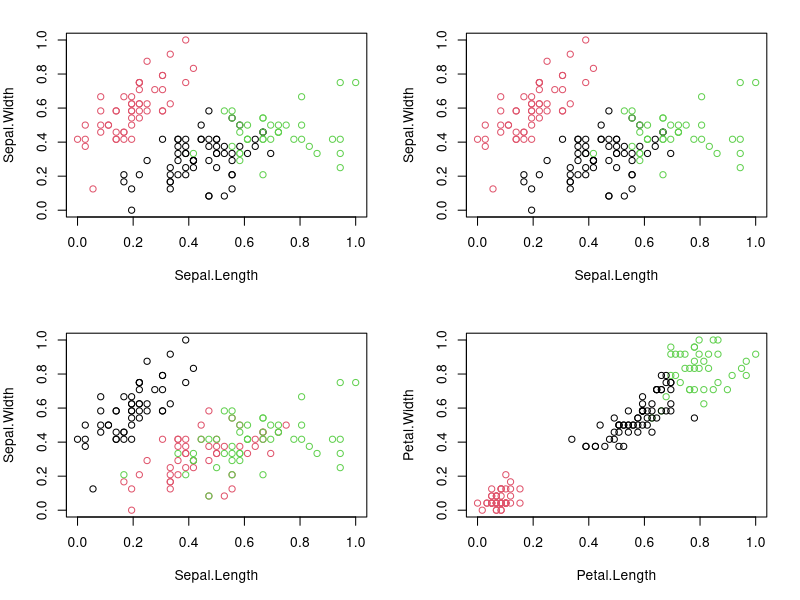
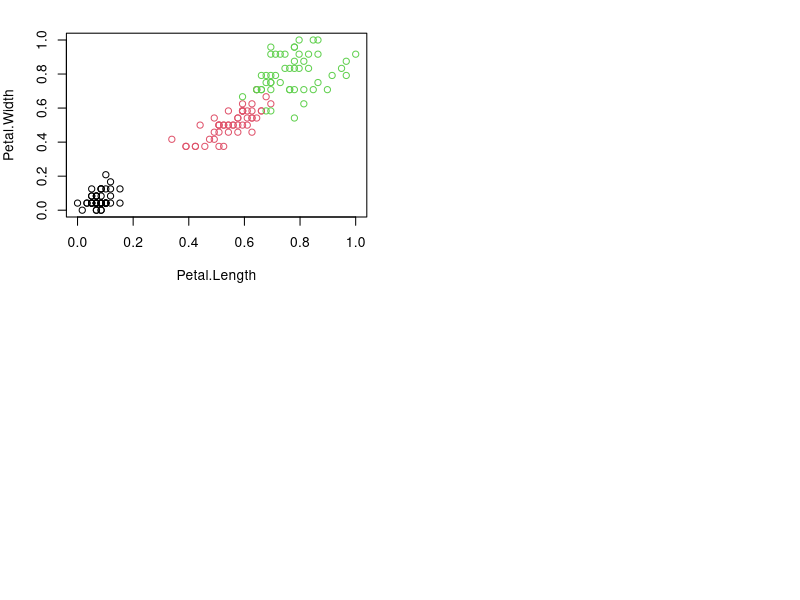

R code for these plots, in order:
#From the given 'Iris' dataset, predict the optimum number of clusters and represent it visually.
#1. Loading the Iris dataset
datasets::iris #to load iris dataset
str(iris) #to view structure of dataset
summary(iris) #statiscal summary of the dataset
head(iris) #to view top rows of dataset

#2. Preprocessing of data- Since the clusterng is an unsupervised learning method
#we will not require class label output during execution of algorithm and hence remove
#Class attribute 'Species'and store in another variable and normalize attributes between 0 and 1 
#using our own function

iris.newset<-iris[,c(1,2,3,4)]
iris.classset<-iris[,"Species"]
head(iris.newset)
head(iris.classset)

normalize<-function(x){
  return((x-min(x))/(max(x)-min(x)))
  }

iris.newset$Sepal.Length<-normalize(iris.newset$Sepal.Length)
iris.newset$Sepal.Width<-normalize(iris.newset$Sepal.Width)
iris.newset$Petal.Length<-normalize(iris.newset$Petal.Length)
iris.newset$Petal.Width<-normalize(iris.newset$Petal.Width)
head(iris.newset)


#3.Apply kmeans clustering algorithm
result<-kmeans(iris.newset,3) #kmeans with no.of centroids (k)=3
result$size #gives no of records in each cluster
result$cluster #gives cluster vector
result$withinss #gives within cluster sum of squares
result$tot.withinss #gives Total within-cluster sum of squares
result$centers #gives cluste center data pt value (3 centers for k)
result$iter #no of times iteration repeats



#4. CLustering verification

par(mfrow=c(2,2), mar=c(5,4,2,2))
par("mar")
plot(iris.newset[c(1,2)],col=result$cluster)
plot(iris.newset[c(1,2)],col=result$cluster) # Plot to see how Sepal.Length and Sepal.Width data points have been distributed in clusters
plot(iris.newset[c(1,2)],col=iris.classset) # Plot to see how Sepal.Length and Sepal.Width data points have been distributed originally as per "class" attribute in dataset
plot(iris.newset[c(3,4)],col=result$cluster) # Plot to see how Petal.Length and Petal.Width data points have been distributed in clusters
plot(iris.newset[c(3,4)],col=iris.classset)
table(result$cluster,iris.classset)

#REsults show cluster1= setosa; cluster2= Virginica; cluster3= Versicolor
#Total number of correctly classified instances are: 50 + 47 + 36= 133
#Total number of incorrectly classified instances are: 14 + 3= 17
#Accuracy = 133/(133+17) = 0.88 i.e our model has achieved 88% accuracy.

